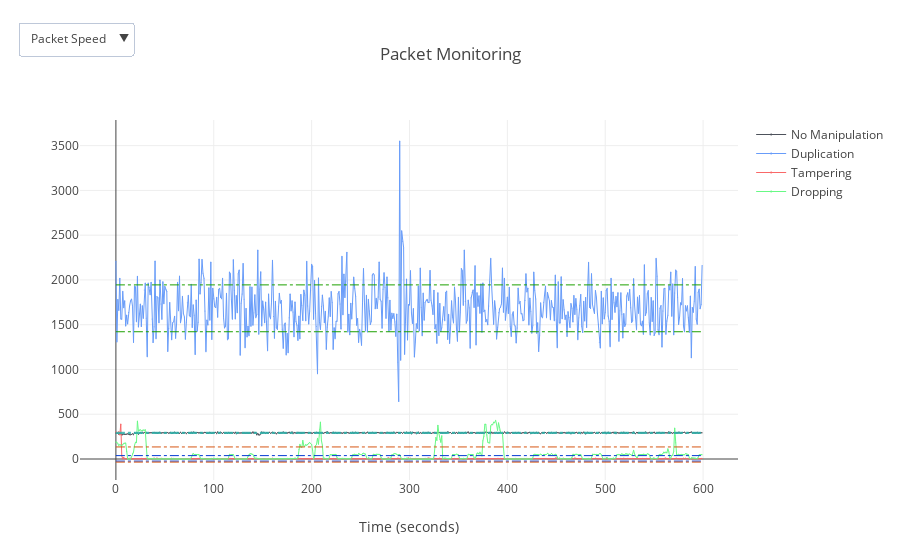

Notebook code for this chart:
### Code cell
norm_speed = {'x': np.arange(0, 600), 'y': getPacketSpeeds(df_norm)}
dup_speed = {'x': np.arange(0, 600), 'y': getPacketSpeeds(df_dup)}
tamper_speed = {'x': np.arange(0, 600), 'y': getPacketSpeeds(df_tamper)}
drop_speed = {'x': np.arange(0, 600), 'y': getPacketSpeeds(df_drop)}

data = []
buttons_data = []
buttons_labels = ["Packet Speed"]
plot_data = [{"Title": "No Manipulation", "Type": "Packet Speed", "Data": norm_speed, "Color": "rgb(77, 82, 91)"}, 
             {"Title": "Duplication", "Type": "Packet Speed", "Data": dup_speed, "Color": "rgb(104, 156, 249)"}, 
             {"Title": "Tampering", "Type": "Packet Speed", "Data": tamper_speed, "Color": "rgb(249, 104, 104)"}, 
             {"Title": "Dropping", "Type": "Packet Speed", "Data": drop_speed, "Color": "rgb(104, 249, 133)"}]

for button_label in buttons_labels:
    buttons_data.append(dict(
        label = button_label,
        method = 'update',
        args = [{'visible': updateVisibility(button_label)}]
    ))
    
for plot_datum in plot_data:
    data.append(go.Scatter(
        x=plot_datum["Data"]["x"],
        y=plot_datum["Data"]["y"],
        mode='lines+markers',
        line=dict(
            color=plot_datum["Color"],
            width=1
        ),
        marker = dict(
            size = 1
        ),
        name=plot_datum["Title"],
        text=plot_datum["Title"],
        visible=(plot_datum["Type"]=='Packet Speed')
    ))
    

updatemenus = list([
    dict(active=0,
         buttons= buttons_data,
         direction = 'down',
         pad = {'r': 10, 't': 10},
         showactive = True,
         x = 0,
         xanchor = 'center',
         y = 1.3,
         yanchor = 'top'
    )
])

thresholds = [
    [StandardDeviance(norm_speed['y'])],
    [StandardDeviance(dup_speed['y'])],
    [StandardDeviance(tamper_speed['y'])],
    [StandardDeviance(drop_speed['y'])]
]



shapes = []

for array in thresholds:
    r = random.randint(0,255)
    g = random.randint(0,255)
    b = random.randint(0,255)
    print(array)
    temp = dict()
    temp.update({
    'type' : 'line',
    'x0' : 0,
    'y0': array[0][0] + array[0][1],
    'x1': 600,
    'y1': array[0][0] + array[0][1],
    'line': {
        'color':'rgb({},{},{})'.format(r,g,b),
        'width':1,
        'dash':'dashdot',   
        },
    })
    
    temp2 = dict()
    temp2.update({
    'type' : 'line',
    'x0' : 0,
    'y0': array[0][0] - array[0][1],
    'x1': 600,
    'y1': array[0][0] - array[0][1],
    'line': {
        'color':'rgb({},{},{})'.format(r,g,b),
        'width':1,
        'dash':'dashdot',   
        },
    })
    
    shapes.append(temp)
    shapes.append(temp2)

    
    

layout = dict(
    title='Packet Monitoring',
    updatemenus = updatemenus,
    xaxis=dict(
        title='Time (seconds)',
        rangeslider=dict(),
        autorange=True
    ),
    shapes=shapes
)


fig = dict(data=data, layout=layout)
iplot(fig)

### Figure 1 — Plotly figure (JSON) as saved in the notebook; plotly's stock layout.template omitted (floating-point values rounded to 4 significant figures; data arrays with more than 128 entries replaced by an {"elided": "..."} marker saying what was removed)
{"data": [{"line": {"color": "rgb(77, 82, 91)", "width": 1}, "marker": {"size": 1}, "mode": "lines+markers", "name": "No Manipulation", "text": "No Manipulation", "type": "scatter", "uid": "d7c8d329-e04c-43a8-aa8e-eb303cd2ae43", "visible": true, "x": {"elided": "600 int values"}, "y": {"elided": "600 int values"}}, {"line": {"color": "rgb(104, 156, 249)", "width": 1}, "marker": {"size": 1}, "mode": "lines+markers", "name": "Duplication", "text": "Duplication", "type": "scatter", "uid": "9573a1cd-1955-41d8-b9d5-10b8dbbc596b", "visible": true, "x": {"elided": "600 int values"}, "y": {"elided": "600 int values"}}, {"line": {"color": "rgb(249, 104, 104)", "width": 1}, "marker": {"size": 1}, "mode": "lines+markers", "name": "Tampering", "text": "Tampering", "type": "scatter", "uid": "2d7d3742-071d-4e06-9775-243226e6e358", "visible": true, "x": {"elided": "600 int values"}, "y": {"elided": "600 int values"}}, {"line": {"color": "rgb(104, 249, 133)", "width": 1}, "marker": {"size": 1}, "mode": "lines+markers", "name": "Dropping", "text": "Dropping", "type": "scatter", "uid": "a1ec99ce-c6a5-472f-beb4-4398be26e3e4", "visible": true, "x": {"elided": "600 int values"}, "y": {"elided": "600 int values"}}], "layout": {"shapes": [{"line": {"color": "rgb(45,175,168)", "dash": "dashdot", "width": 1}, "type": "line", "x0": 0, "x1": 600, "y0": 298.0, "y1": 298.0}, {"line": {"color": "rgb(45,175,168)", "dash": "dashdot", "width": 1}, "type": "line", "x0": 0, "x1": 600, "y0": 286.3, "y1": 286.3}, {"line": {"color": "rgb(29,160,1)", "dash": "dashdot", "width": 1}, "type": "line", "x0": 0, "x1": 600, "y0": 1945.0, "y1": 1945.0}, {"line": {"color": "rgb(29,160,1)", "dash": "dashdot", "width": 1}, "type": "line", "x0": 0, "x1": 600, "y0": 1421.0, "y1": 1421.0}, {"line": {"color": "rgb(3,58,211)", "dash": "dashdot", "width": 1}, "type": "line", "x0": 0, "x1": 600, "y0": 37.87, "y1": 37.87}, {"line": {"color": "rgb(3,58,211)", "dash": "dashdot", "width": 1}, "type": "line", "x0": 0, "x1": 600, "y0": -23.45, "y1": -23.45}, {"line": {"color": "rgb(215,86,19)", "dash": "dashdot", "width": 1}, "type": "line", "x0": 0, "x1": 600, "y0": 134.6, "y1": 134.6}, {"line": {"color": "rgb(215,86,19)", "dash": "dashdot", "width": 1}, "type": "line", "x0": 0, "x1": 600, "y0": -34.59, "y1": -34.59}], "title": {"text": "Packet Monitoring"}, "updatemenus": [{"active": 0, "buttons": [{"args": [{"visible": [true, true, true, true]}], "label": "Packet Speed", "method": "update"}], "direction": "down", "pad": {"r": 10, "t": 10}, "showactive": true, "x": 0, "xanchor": "center", "y": 1.3, "yanchor": "top"}], "xaxis": {"autorange": true, "title": {"text": "Time (seconds)"}}}}
